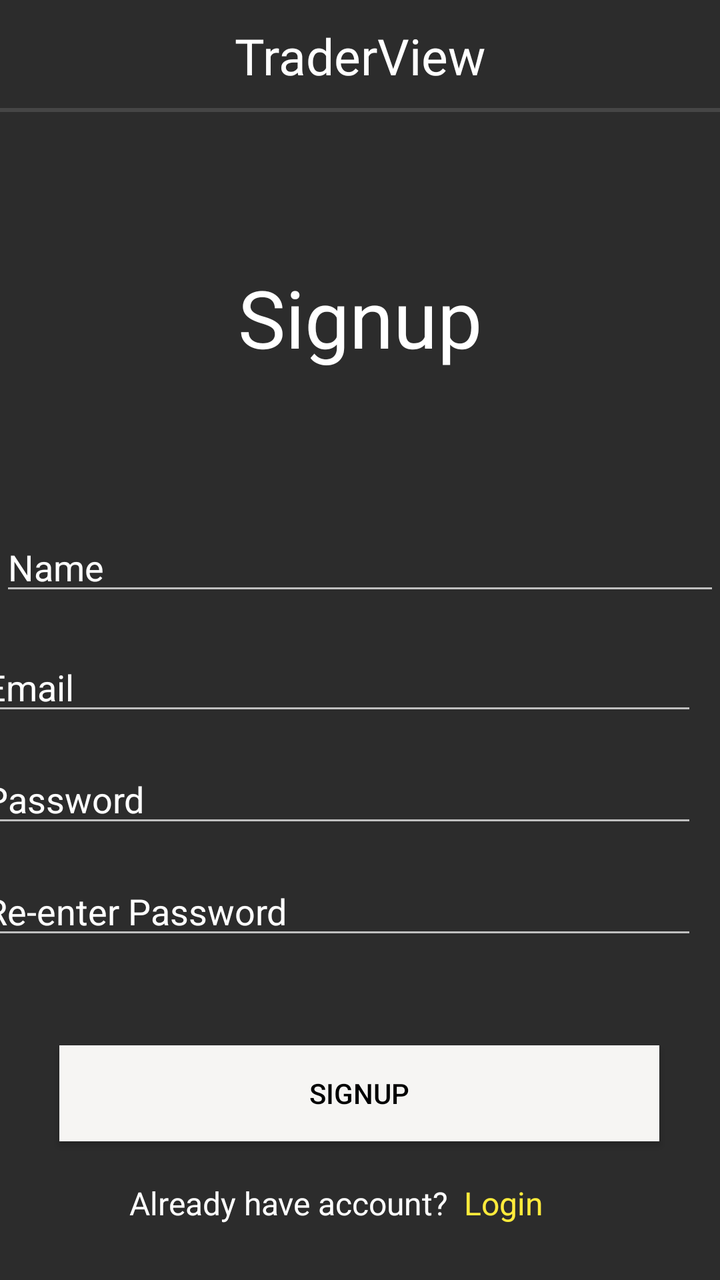
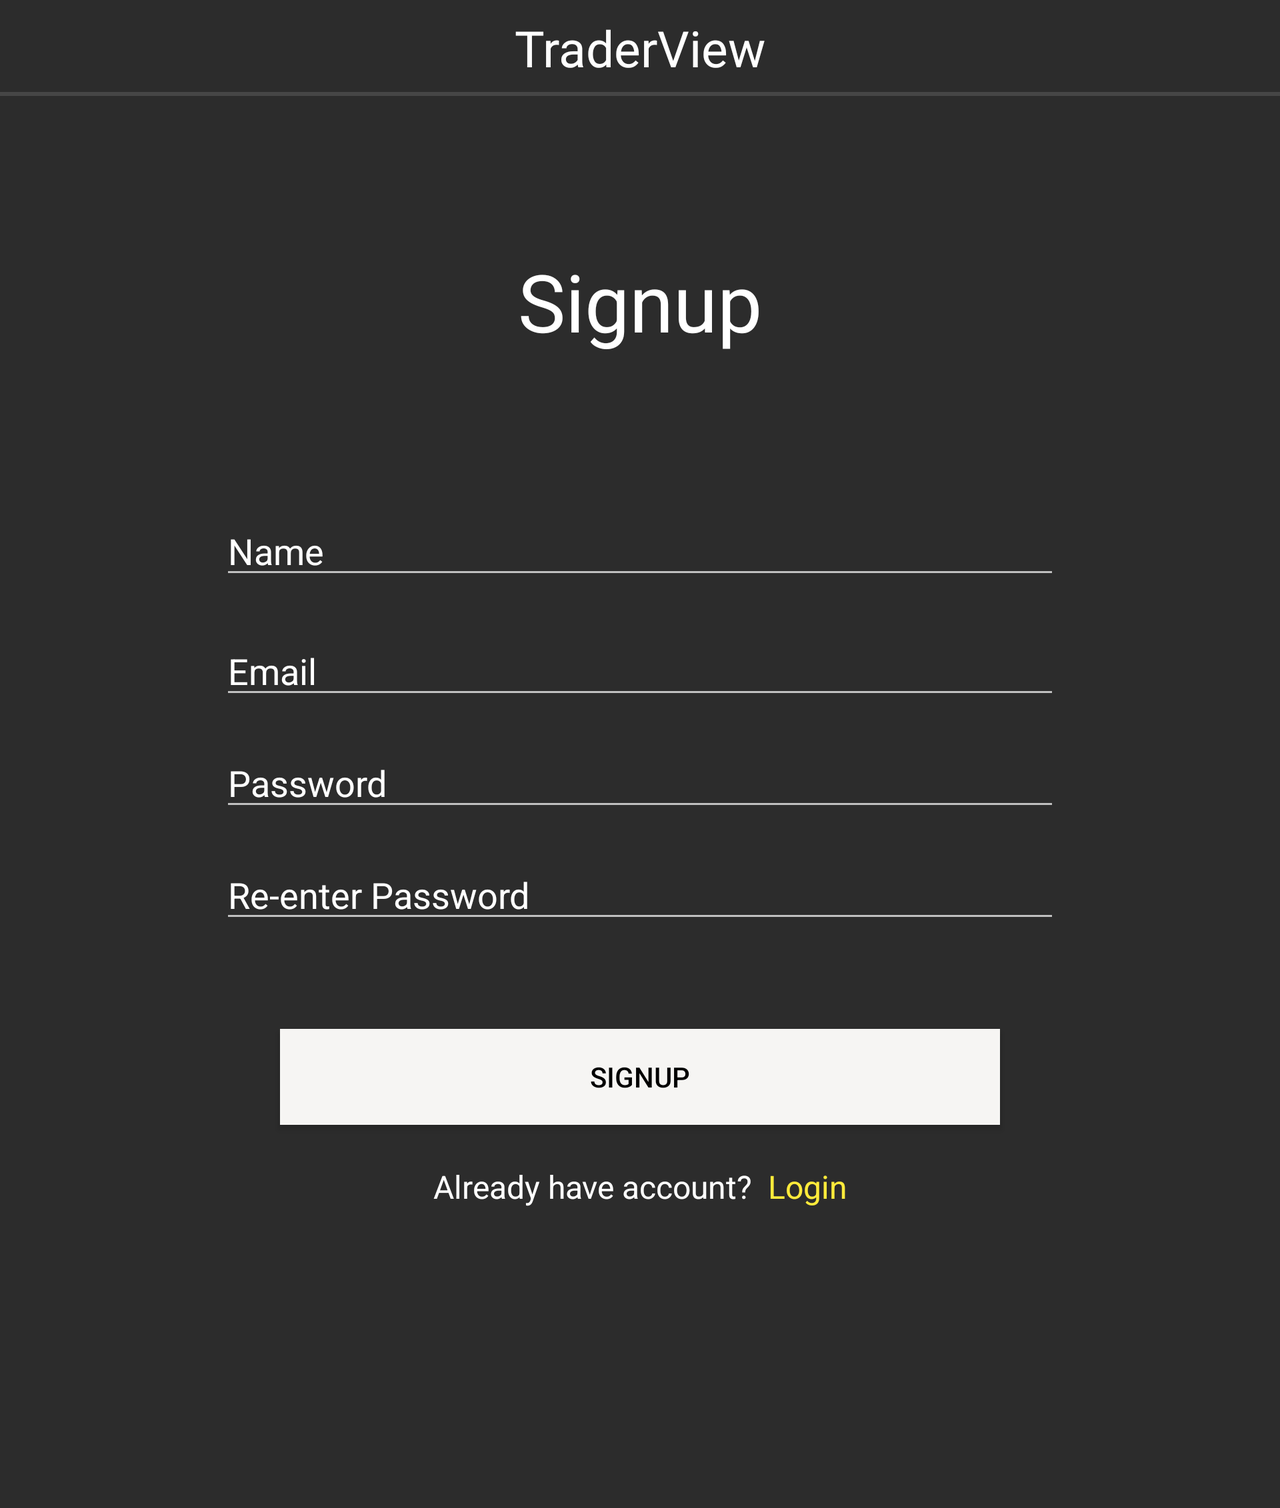

First picture: res/layout/ on a phone held upright. Second picture: the repository's own variant of that layout, on a device whose configuration matches the variant's folder. Source for both follows.
<!-- AndroidManifest.xml: application theme Theme.TraderView -->
<!-- res/layout/activity_signup.xml -->
<?xml version="1.0" encoding="utf-8"?>
<androidx.constraintlayout.widget.ConstraintLayout xmlns:android="http://schemas.android.com/apk/res/android"
    xmlns:app="http://schemas.android.com/apk/res-auto"
    xmlns:tools="http://schemas.android.com/tools"
    android:layout_width="match_parent"
    android:layout_height="match_parent"
    android:background="@color/black_light"
    tools:context=".activities.signup">

    <include
        android:id="@+id/action_bar"
        layout="@layout/action_bar" />

    <View
        android:id="@+id/divider2"
        android:layout_width="match_parent"
        android:layout_height="2dp"
        android:background="?android:attr/listDivider"
        app:layout_constraintBottom_toBottomOf="@+id/action_bar"
        app:layout_constraintStart_toStartOf="parent" />

    <ProgressBar
        android:id="@+id/progressBarSU"
        style="?android:attr/progressBarStyle"
        android:layout_width="77dp"
        android:layout_height="67dp"
        android:visibility="gone"
        app:layout_constraintBottom_toBottomOf="parent"
        app:layout_constraintEnd_toEndOf="parent"
        app:layout_constraintHorizontal_bias="0.5"
        app:layout_constraintStart_toStartOf="parent"
        app:layout_constraintTop_toTopOf="parent" />

    <TextView
        android:id="@+id/textView4"
        android:layout_width="wrap_content"
        android:layout_height="wrap_content"
        android:layout_marginTop="76dp"
        android:text="Signup"
        android:textColor="@color/white"
        android:textSize="40sp"
        app:layout_constraintEnd_toEndOf="parent"
        app:layout_constraintStart_toStartOf="parent"
        app:layout_constraintTop_toBottomOf="@+id/action_bar" />

    <EditText
        android:id="@+id/nameSE"
        android:layout_width="360dp"
        android:layout_height="wrap_content"
        android:layout_marginTop="76dp"
        android:hint="Name"
        android:textColor="@color/white"
        android:textColorHint="@color/white"
        app:layout_constraintEnd_toEndOf="parent"
        app:layout_constraintHorizontal_bias="0.49"
        app:layout_constraintStart_toStartOf="parent"
        app:layout_constraintTop_toBottomOf="@+id/textView4" />

    <EditText
        android:id="@+id/emailid"

        android:layout_width="360dp"
        android:layout_height="wrap_content"
        android:layout_marginTop="136dp"
        android:layout_marginEnd="16dp"
        android:hint="Email"

        android:inputType="textEmailAddress"
        android:textColor="@color/white"
        android:textColorHint="@color/white"
        app:layout_constraintEnd_toEndOf="parent"
        app:layout_constraintHorizontal_bias="0.742"
        app:layout_constraintStart_toStartOf="parent"
        app:layout_constraintTop_toBottomOf="@+id/textView4" />

    <EditText
        android:id="@+id/pasword"

        android:layout_width="360dp"
        android:layout_height="wrap_content"
        android:layout_marginTop="192dp"
        android:layout_marginEnd="16dp"
        android:hint="Password"

        android:inputType="textPassword"
        android:textColor="@color/white"
        android:textColorHint="@color/white"
        app:layout_constraintEnd_toEndOf="parent"
        app:layout_constraintHorizontal_bias="0.742"
        app:layout_constraintStart_toStartOf="parent"
        app:layout_constraintTop_toBottomOf="@+id/textView4" />

    <EditText
        android:id="@+id/repasword"

        android:layout_width="360dp"
        android:layout_height="wrap_content"
        android:layout_marginTop="248dp"
        android:layout_marginEnd="16dp"
        android:hint="Re-enter Password"

        android:inputType="textPassword"
        android:textColor="@color/white"
        android:textColorHint="@color/white"
        app:layout_constraintEnd_toEndOf="parent"
        app:layout_constraintHorizontal_bias="0.742"
        app:layout_constraintStart_toStartOf="parent"
        app:layout_constraintTop_toBottomOf="@+id/textView4" />

    <Button
        android:id="@+id/Signupbutton"
        android:layout_width="300dp"
        android:layout_height="wrap_content"
        android:layout_marginTop="48dp"
        android:background="#F6F5F3"
        android:text="Signup"
        android:textColor="@color/black"
        app:layout_constraintEnd_toEndOf="parent"
        app:layout_constraintHorizontal_bias="0.495"
        app:layout_constraintStart_toStartOf="parent"
        app:layout_constraintTop_toBottomOf="@+id/repasword" />

    <TextView
        android:id="@+id/textView5"
        android:layout_width="wrap_content"
        android:layout_height="wrap_content"
        android:layout_marginStart="35dp"
        android:layout_marginTop="20dp"
        android:text="Already have account?"
        android:textColor="@color/white"
        android:textSize="16sp"
        app:layout_constraintStart_toStartOf="@+id/Signupbutton"
        app:layout_constraintTop_toBottomOf="@+id/Signupbutton" />

    <TextView
        android:id="@+id/loginhere"
        android:layout_width="wrap_content"
        android:layout_height="wrap_content"
        android:layout_marginStart="8dp"
        android:layout_marginTop="20dp"
        android:text="Login"
        android:textColor="#FFEB3B"
        android:textSize="16sp"
        app:layout_constraintStart_toEndOf="@+id/textView5"
        app:layout_constraintTop_toBottomOf="@+id/Signupbutton" />


</androidx.constraintlayout.widget.ConstraintLayout>
<!-- res/layout/action_bar.xml (included above) -->
<?xml version="1.0" encoding="utf-8"?>
<androidx.appcompat.widget.Toolbar xmlns:android="http://schemas.android.com/apk/res/android"
    android:layout_width="match_parent"
    android:layout_height="wrap_content"
    xmlns:app="http://schemas.android.com/apk/res-auto"
    android:background="@color/black_light"
    android:gravity="center_horizontal"

    >
    <TextView
        android:layout_width="wrap_content"
        android:layout_height="wrap_content"
        android:text="TraderView"
        android:fontFamily="@font/montserratbold"
        android:textSize="25sp"
        android:layout_gravity="center"
        android:textColor="@color/white"/>

</androidx.appcompat.widget.Toolbar>
<!-- resources referenced by this layout -->
<resources>
  <color name="black">#FF000000</color>
  <color name="black_light">#2C2C2C</color>
  <color name="white">#FFFFFFFF</color>
  <style name="Theme.TraderView" parent="Theme.AppCompat.NoActionBar">
          
          <item name="colorPrimary">@color/teal_700</item>
          <item name="colorPrimaryVariant">@color/teal_700</item>
          <item name="colorOnPrimary">@color/white</item>
          
          <item name="colorSecondary">@color/teal_200</item>
          <item name="colorSecondaryVariant">@color/teal_700</item>
          <item name="colorOnSecondary">@color/black</item>
          
          <item name="android:statusBarColor" tools:targetApi="l">?attr/colorPrimaryVariant</item>
          
      </style>
  <color name="teal_700">#FF018786</color>
  <color name="teal_200">#FF03DAC5</color>
</resources>
<!-- res/layout-land/activity_signup.xml (the repository's variant of the layout above) -->
<!-- drawn on the phone turned sideways -->
<?xml version="1.0" encoding="utf-8"?>
<ScrollView
    android:layout_width="match_parent"
    android:layout_height="wrap_content"
    xmlns:android="http://schemas.android.com/apk/res/android"
    xmlns:app="http://schemas.android.com/apk/res-auto"
    xmlns:tools="http://schemas.android.com/tools">

    <androidx.constraintlayout.widget.ConstraintLayout
        android:layout_width="match_parent"
        android:layout_height="match_parent"
        android:background="@color/black_light"
        tools:context=".activities.signup">

        <include
            android:id="@+id/action_bar"
            layout="@layout/action_bar" />

        <View
            android:id="@+id/divider2"
            android:layout_width="match_parent"
            android:layout_height="2dp"
            android:background="?android:attr/listDivider"
            app:layout_constraintBottom_toBottomOf="@+id/action_bar"
            app:layout_constraintStart_toStartOf="parent" />

        <ProgressBar
            android:id="@+id/progressBarSU"
            style="?android:attr/progressBarStyle"
            android:layout_width="77dp"
            android:layout_height="67dp"
            android:visibility="gone"
            app:layout_constraintBottom_toBottomOf="parent"
            app:layout_constraintEnd_toEndOf="parent"
            app:layout_constraintHorizontal_bias="0.5"
            app:layout_constraintStart_toStartOf="parent"
            app:layout_constraintTop_toTopOf="parent" />

        <TextView
            android:id="@+id/textView4"
            android:layout_width="wrap_content"
            android:layout_height="wrap_content"
            android:layout_marginTop="76dp"
            android:text="Signup"
            android:textColor="@color/white"
            android:textSize="40sp"
            app:layout_constraintEnd_toEndOf="parent"
            app:layout_constraintStart_toStartOf="parent"
            app:layout_constraintTop_toBottomOf="@+id/action_bar" />


        <EditText
            android:id="@+id/nameSE"
            android:layout_width="420dp"
            android:layout_height="wrap_content"
            android:layout_marginTop="76dp"
            android:hint="Name"
            android:textColor="@color/white"
            android:textColorHint="@color/white"
            app:layout_constraintEnd_toEndOf="parent"
            app:layout_constraintHorizontal_bias="0.5"
            app:layout_constraintStart_toStartOf="parent"
            app:layout_constraintTop_toBottomOf="@+id/textView4" />

        <EditText
            android:id="@+id/emailid"

            android:layout_width="420dp"
            android:layout_height="wrap_content"
            android:layout_marginTop="136dp"
            android:hint="Email"

            android:inputType="textEmailAddress"
            android:textColor="@color/white"
            android:textColorHint="@color/white"
            app:layout_constraintEnd_toEndOf="parent"
            app:layout_constraintHorizontal_bias="0.5"
            app:layout_constraintStart_toStartOf="parent"
            app:layout_constraintTop_toBottomOf="@+id/textView4" />

        <EditText
            android:id="@+id/pasword"

            android:layout_width="420dp"
            android:layout_height="wrap_content"
            android:layout_marginTop="192dp"
            android:hint="Password"

            android:inputType="textPassword"
            android:textColor="@color/white"
            android:textColorHint="@color/white"
            app:layout_constraintEnd_toEndOf="parent"
            app:layout_constraintHorizontal_bias="0.5"
            app:layout_constraintStart_toStartOf="parent"
            app:layout_constraintTop_toBottomOf="@+id/textView4" />

        <EditText
            android:id="@+id/repasword"

            android:layout_width="420dp"
            android:layout_height="wrap_content"
            android:layout_marginTop="248dp"
            android:hint="Re-enter Password"

            android:inputType="textPassword"
            android:textColor="@color/white"
            android:textColorHint="@color/white"
            app:layout_constraintEnd_toEndOf="parent"
            app:layout_constraintHorizontal_bias="0.5"
            app:layout_constraintStart_toStartOf="parent"
            app:layout_constraintTop_toBottomOf="@+id/textView4" />

        <Button
            android:id="@+id/Signupbutton"
            android:layout_width="360dp"
            android:layout_height="wrap_content"
            android:layout_marginTop="48dp"
            android:background="#F6F5F3"
            android:text="Signup"
            android:textColor="@color/black"
            app:layout_constraintEnd_toEndOf="parent"
            app:layout_constraintHorizontal_bias="0.5"
            app:layout_constraintStart_toStartOf="parent"
            app:layout_constraintTop_toBottomOf="@+id/repasword" />

        <LinearLayout
            android:layout_width="wrap_content"
            android:layout_height="wrap_content"
            android:orientation="horizontal"
            app:layout_constraintTop_toBottomOf="@id/Signupbutton"
            app:layout_constraintRight_toRightOf="@id/Signupbutton"
            app:layout_constraintLeft_toLeftOf="@id/Signupbutton"
            android:paddingBottom="150dp">


        <TextView
            android:id="@+id/textView5"
            android:layout_width="wrap_content"
            android:layout_height="wrap_content"

            android:layout_marginTop="20dp"
            android:text="Already have account?"
            android:textColor="@color/white"
            android:textSize="16sp"
            app:layout_constraintStart_toStartOf="@+id/Signupbutton"
            app:layout_constraintTop_toBottomOf="@+id/Signupbutton" />

        <TextView
            android:id="@+id/loginhere"
            android:layout_width="wrap_content"
            android:layout_height="wrap_content"
            android:layout_marginStart="8dp"
            android:layout_marginTop="20dp"
            android:text="Login"
            android:textColor="#FFEB3B"
            android:textSize="16sp"
            app:layout_constraintStart_toEndOf="@+id/textView5"
            app:layout_constraintTop_toBottomOf="@+id/Signupbutton" />
        </LinearLayout>


    </androidx.constraintlayout.widget.ConstraintLayout>
</ScrollView>
